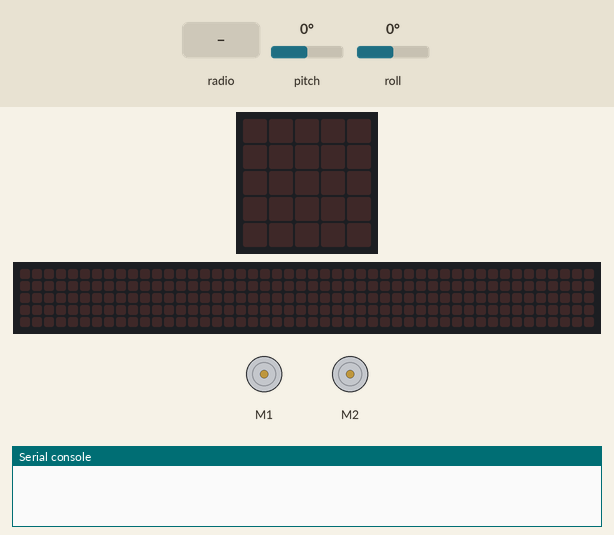
The program below on a simulated BBC micro:bit (MakeCode). Parts: the board's 5×5 LED display, a strip that is not on the board, showing the scrolling text unrolled, 2 × DC motor (green arrow = forward, orange = backward, longer = faster), the last lines printed to the serial console. The inputs (shaded band) are chosen by the test bench; at power-on: pitch 0°, roll 0°. No radio messages arrive unless stated (any console line starting 'radio sent:' is added by the test bench); the 48×5 strip is a reading aid, not a part: it shows the text the display is scrolling, unrolled, one strip-width of it at a time.

Above: at 1.2 s.
1.3 s: pitch set to 29°
2.8 s: pitch set to 33°
At 4.0 s:
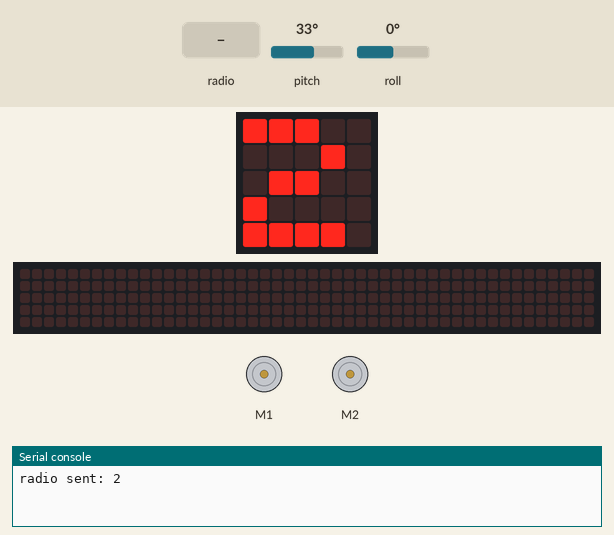
4.3 s: roll set to 57°
5.8 s: roll set to 66°
At 8.27 s:
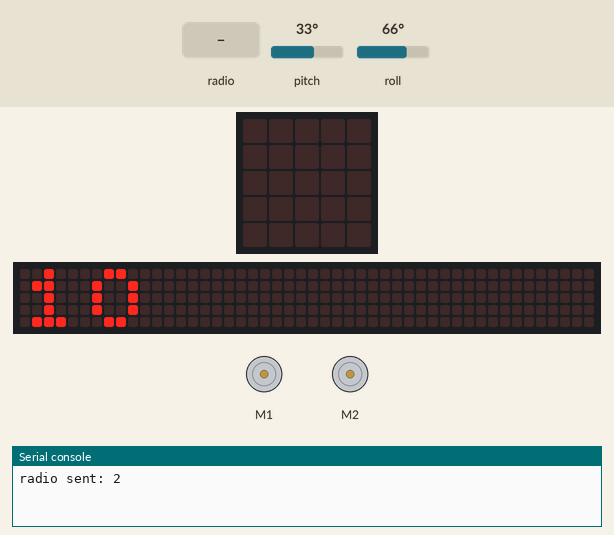
8.8 s: radio message "1" arrives
At 10.7 s:
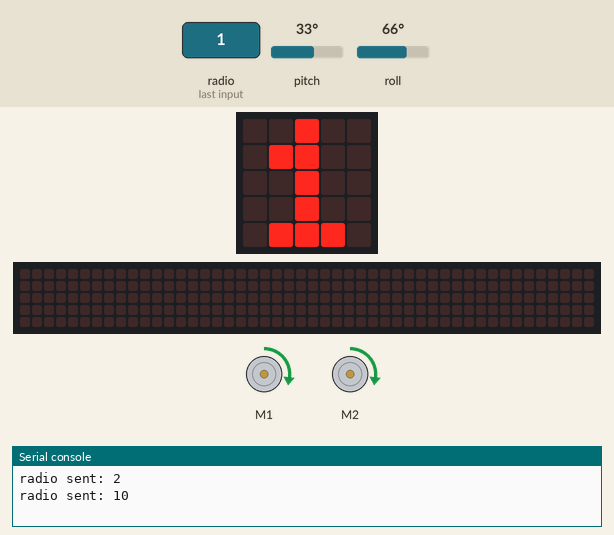
11.0 s: radio message "2" arrives
At 12.5 s:
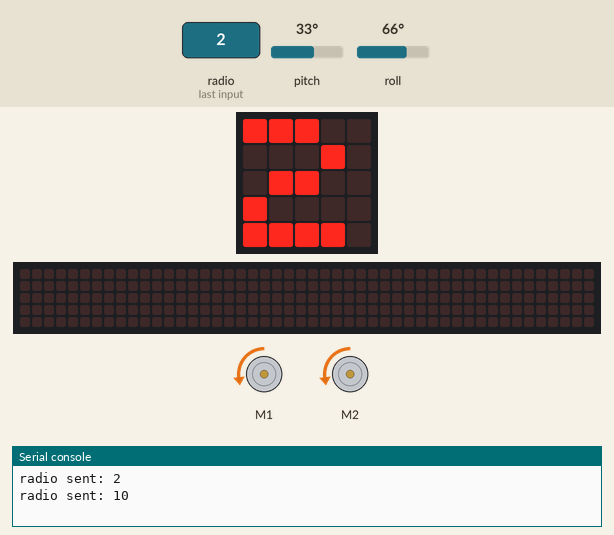
Timing chart, 0 to 14.0 s (numbered marks = the images above; inputs shaded):
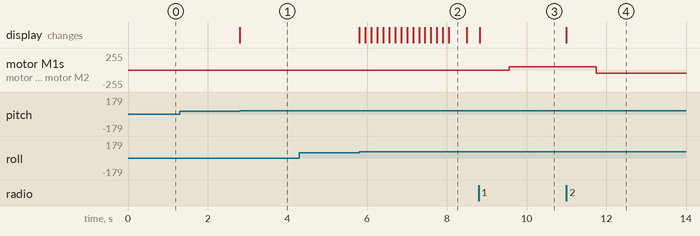

The program:

main.ts
```typescript
function 左回転 () {
    maqueen.motorStop(maqueen.Motors.M1)
    maqueen.motorRun(maqueen.Motors.M2, maqueen.Dir.CW, 50)
}
radio.onReceivedNumber(function (receivedNumber) {
    basic.showNumber(receivedNumber)
    if (receivedNumber == 1) {
        前進()
    } else if (receivedNumber == 2) {
        後退()
    } else if (receivedNumber == 5) {
        左回転()
    } else if (receivedNumber == 9) {
        右回転()
    } else {
        停止()
    }
})
function 後退 () {
    maqueen.motorRun(maqueen.Motors.All, maqueen.Dir.CCW, 50)
}
function 前進 () {
    maqueen.motorRun(maqueen.Motors.All, maqueen.Dir.CW, 50)
}
function 右回転 () {
    maqueen.motorRun(maqueen.Motors.M1, maqueen.Dir.CW, 50)
    maqueen.motorStop(maqueen.Motors.M2)
}
function 停止 () {
    maqueen.motorStop(maqueen.Motors.All)
}
let コントロール = 0
radio.setGroup(128)
let 前の値 = 0
basic.forever(function () {
    コントロール = 0
    if (input.rotation(Rotation.Pitch) < -30) {
        コントロール += 1
    }
    if (input.rotation(Rotation.Pitch) > 30) {
        コントロール += 2
    }
    if (input.rotation(Rotation.Roll) < -60) {
        コントロール += 4
    }
    if (input.rotation(Rotation.Roll) > 60) {
        コントロール += 8
    }
    if (コントロール != 前の値) {
        前の値 = コントロール
        basic.showNumber(コントロール)
        radio.sendNumber(コントロール)
    }
})
```

test.ts
```typescript
// テストはここに来ます。このパッケージが拡張機能として使用されるときにはコンパイルされません。
```

Measured:
- the behaviour switches between 30 and 31° on pitch (found by bisection; images 0 and 1)
- the behaviour switches between 60 and 61° on roll (found by bisection; images 1 and 2)
- after the input at 1.3 s, every drawn part: stays the same
- after the input at 2.8 s, the display: changes at once (image 1)
- after the input at 4.3 s, every drawn part: stays the same
- after the input at 5.8 s, the display: first changes at once (image 2 shows a later state)
- after the input at 8.8 s, motor M1, motor M2: stopped → forward 50/255 after 0.77 s; the display: changes at once (image 3)
- after the input at 11.0 s, motor M1, motor M2: forward 50/255 → backward 50/255 after 0.75 s; the display: changes at once (image 4)
- what the display in image 2 shows lasts 0.4 s, from 8.1 s to 8.5 s
